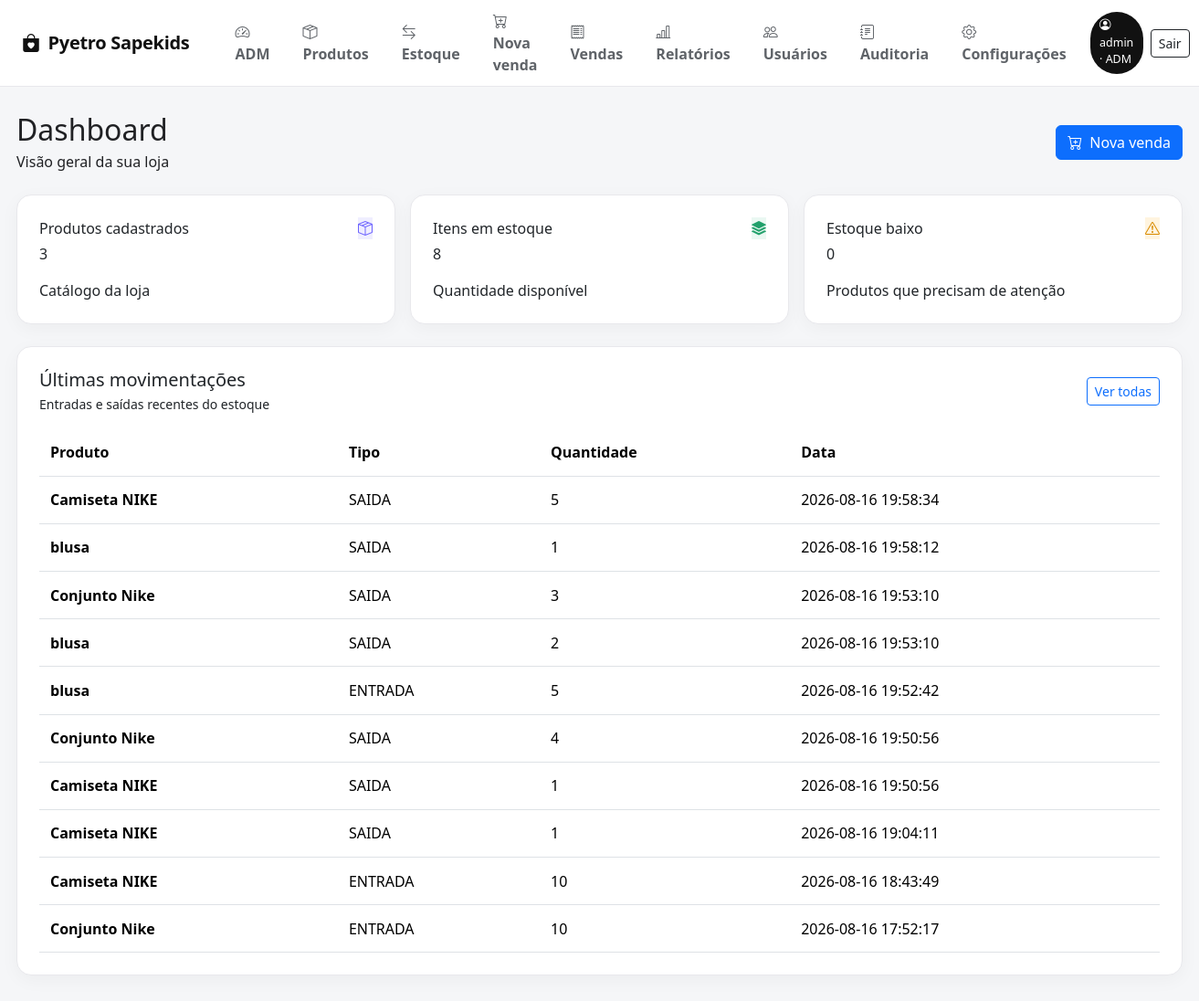
The page / (signed in) on the database its author committed.
### tables this page shows
CREATE TABLE movements (
        id INTEGER PRIMARY KEY AUTOINCREMENT,
        product_id INTEGER NOT NULL,
        type TEXT NOT NULL,
        quantity INTEGER NOT NULL,
        note TEXT,
        created_at TEXT NOT NULL,
        FOREIGN KEY(product_id) REFERENCES products(id)
    );

CREATE TABLE products (
        id INTEGER PRIMARY KEY AUTOINCREMENT,
        name TEXT NOT NULL,
        category TEXT NOT NULL,
        brand TEXT,
        color TEXT,
        size TEXT,
        price REAL NOT NULL DEFAULT 0,
        stock INTEGER NOT NULL DEFAULT 0,
        min_stock INTEGER NOT NULL DEFAULT 0,
        created_at TEXT NOT NULL
    );

### app.py (the view)
@app.route("/")
@login_required
def dashboard():
    conn = db()
    total_products = conn.execute(
        "SELECT COUNT(*) c FROM products"
    ).fetchone()["c"]
    total_stock = conn.execute(
        "SELECT COALESCE(SUM(stock), 0) s FROM products"
    ).fetchone()["s"]
    low_stock = conn.execute(
        "SELECT COUNT(*) c FROM products WHERE stock <= min_stock"
    ).fetchone()["c"]
    movements = conn.execute("""
        SELECT m.*, p.name
        FROM movements m
        JOIN products p ON p.id = m.product_id
        ORDER BY m.id DESC
        LIMIT 10
    """).fetchall()
    conn.close()
    return render_template(
        "dashboard.html",
        total_products=total_products,
        total_stock=total_stock,
        low_stock=low_stock,
        movements=movements
    )

### app.py (called while the page is built, shortened)
def db():
    conn = sqlite3.connect(DB)
    conn.row_factory = sqlite3.Row
    return DBWrapper(conn, postgres=False)

def login_required(fn):
    @wraps(fn)
    def wrapper(*args, **kwargs):
        if "user_id" not in session:
            return redirect(url_for("login"))
        return fn(*args, **kwargs)
    return wrapper

@app.context_processor
def inject_user_context():
    return {
        "current_username": session.get("username", ""),
        "current_role": session.get("role", "operator"),
        "is_admin": session.get("role") == "admin",
    }

    def _sql(self, sql):
        if self.postgres:
            return sql.replace("?", "%s")
        return sql

    def execute(self, sql, params=None):
        return self._conn.execute(self._sql(sql), params or ())

    def close(self):
        return self._conn.close()

### templates/dashboard.html (shortened to what this page needs)
{% extends "base.html" %}
{% block content %}
<div class="d-flex flex-column flex-md-row justify-content-between align-items-md-center gap-2 mb-4">
  <div>
    <h1 class="page-title h2 mb-1">Dashboard</h1>
    <div class="page-subtitle">Visão geral da sua loja</div>
  </div>
  <a class="btn btn-primary" href="{{ url_for('new_sale') }}"><i class="bi bi-cart-plus me-1"></i> Nova venda</a>
</div>
<div class="row g-3 mb-4">
  <div class="col-md-4">
    <div class="card metric-card p-4 h-100">
      <div class="d-flex justify-content-between align-items-start">
        <div><div class="metric-label">Produtos cadastrados</div><div class="metric-value mt-1">{{ total_products }}</div></div>
        <div class="metric-icon" style="background:#efeeff;color:#6c63ff"><i class="bi bi-box-seam"></i></div>
      </div>
      <div class="footer-note mt-3">Catálogo da loja</div><div class="stat-accent" style="background:#6c63ff"></div>
    </div>
  </div>
  <div class="col-md-4">
    <div class="card metric-card p-4 h-100">
      <div class="d-flex justify-content-between align-items-start">
        <div><div class="metric-label">Itens em estoque</div><div class="metric-value mt-1">{{ total_stock }}</div></div>
        <div class="metric-icon" style="background:#eaf8f2;color:#22a06b"><i class="bi bi-stack"></i></div>
      </div>
      <div class="footer-note mt-3">Quantidade disponível</div><div class="stat-accent" style="background:#22a06b"></div>
    </div>
  </div>
  <div class="col-md-4">
    <div class="card metric-card p-4 h-100">
      <div class="d-flex justify-content-between align-items-start">
        <div><div class="metric-label">Estoque baixo</div><div class="metric-value mt-1">{{ low_stock }}</div></div>
        <div class="metric-icon" style="background:#fff4df;color:#d98b00"><i class="bi bi-exclamation-triangle"></i></div>
      </div>
      <div class="footer-note mt-3">Produtos que precisam de atenção</div><div class="stat-accent" style="background:#d98b00"></div>
    </div>
  </div>
</div>
<div class="card p-3 p-lg-4">
  <div class="d-flex flex-column flex-sm-row justify-content-between gap-2 align-items-sm-center">
    <div><h3 class="section-title h5 mb-1">Últimas movimentações</h3><div class="page-subtitle small">Entradas e saídas recentes do estoque</div></div>
    <a class="btn btn-outline-primary btn-sm" href="{{ url_for('movements') }}">Ver todas</a>
  </div>
  <div class="table-responsive mt-3">
    <table class="table table-hover mb-0">
      <thead><tr><th>Produto</th><th>Tipo</th><th>Quantidade</th><th>Data</th></tr></thead>
      <tbody>
      {% for m in movements %}
      <tr>
        <td class="fw-semibold">{{ m.name }}</td>
        <td><span class="badge-soft {% if m.type == 'ENTRADA' %}badge-entry{% else %}badge-exit{% endif %}">{{ m.type }}</span></td>
        <td>{{ m.quantity }}</td><td>{{ m.created_at }}</td>
      </tr>
      {% else %}
      <tr><td colspan="4"><div class="empty-state"><i class="bi bi-inbox fs-2 d-block mb-2"></i>Nenhuma movimentação registrada.</div></td></tr>
      {% endfor %}
      </tbody>
    </table>
  </div>
</div>
{% endblock %}

### templates/base.html (shortened to what this page needs)
<!doctype html>
<html lang="pt-BR">
<head>
  <link href="https://cdn.jsdelivr.net/npm/bootstrap@5.3.3/dist/css/bootstrap.min.css" rel="stylesheet">
  <link href="https://cdn.jsdelivr.net/npm/bootstrap-icons@1.11.3/font/bootstrap-icons.css" rel="stylesheet">
</head>
<body>
<nav class="topbar navbar navbar-expand-lg">
  <div class="container-fluid px-3 px-lg-4">
    <a class="brand navbar-brand" href="{{ url_for('admin_dashboard') if is_admin else url_for('dashboard') }}">
      <i class="bi bi-bag-heart-fill me-1"></i> Pyetro Sapekids
    </a>
    <div class="nav-scroll d-flex align-items-center ms-lg-3 flex-grow-1">
      {% if is_admin %}
        <a class="nav-link px-3" href="{{ url_for('admin_dashboard') }}"><i class="bi bi-speedometer2 me-1"></i> ADM</a>
        <a class="nav-link px-3" href="{{ url_for('products') }}"><i class="bi bi-box-seam me-1"></i> Produtos</a>
        <a class="nav-link px-3" href="{{ url_for('movements') }}"><i class="bi bi-arrow-left-right me-1"></i> Estoque</a>
        <a class="nav-link px-3" href="{{ url_for('new_sale') }}"><i class="bi bi-cart-plus me-1"></i> Nova venda</a>
        <a class="nav-link px-3" href="{{ url_for('sales') }}"><i class="bi bi-receipt me-1"></i> Vendas</a>
        <a class="nav-link px-3" href="{{ url_for('reports') }}"><i class="bi bi-bar-chart-line me-1"></i> Relatórios</a>
        <a class="nav-link px-3" href="{{ url_for('admin_users') }}"><i class="bi bi-people me-1"></i> Usuários</a>
        <a class="nav-link px-3" href="{{ url_for('admin_audit') }}"><i class="bi bi-journal-text me-1"></i> Auditoria</a>
        <span class="nav-link px-3 text-secondary"><i class="bi bi-gear me-1"></i> Configurações</span>
      {% endif %}
    </div>
    <div class="d-flex align-items-center gap-2 ms-2">
      <span class="role-pill"><i class="bi bi-person-circle me-1"></i>{{ current_username }} · {{ 'ADM' if is_admin else 'Operador' }}</span>
      <a class="btn btn-sm btn-outline-dark" href="{{ url_for('logout') }}">Sair</a>
    </div>
  </div>
</nav>
<main class="page">
  {% block content %}{% endblock %}
</main>
</body>
</html>

### templates/base.html (style rules this page uses)
:root { --brand:#171717;--bg:#f5f6f8;--border:#e8e8ec }
body { background:var(--bg);color:#202124 }
.topbar { background:#fff;border-bottom:1px solid var(--border);position:sticky;top:0;z-index:1000 }
.brand { font-weight:800;color:#111;text-decoration:none;letter-spacing:-.3px }
.nav-link { color:#5f6368!important;font-weight:600;border-radius:10px;margin:3px 2px }
.role-pill { font-size:.78rem;padding:.35rem .65rem;border-radius:999px;background:#111;color:#fff }
.page { max-width:1400px;margin:auto;padding:28px 18px 50px }
.card { border:1px solid var(--border);border-radius:16px;box-shadow:0 5px 20px rgba(20,20,20,.04) }
.table>:not(caption)>*>* { padding:.85rem .75rem }

### rows shown on the page
movements: name "Camiseta NIKE", type "SAIDA", quantity "5", created_at "2026-08-16 19:58:34"
movements: name "blusa", type "SAIDA", quantity "1", created_at "2026-08-16 19:58:12"
movements: name "Conjunto Nike", type "SAIDA", quantity "3", created_at "2026-08-16 19:53:10"
movements: name "blusa", type "SAIDA", quantity "2", created_at "2026-08-16 19:53:10"
movements: name "blusa", type "ENTRADA", quantity "5", created_at "2026-08-16 19:52:42"
movements: name "Conjunto Nike", type "SAIDA", quantity "4", created_at "2026-08-16 19:50:56"
movements: name "Camiseta NIKE", type "SAIDA", quantity "1", created_at "2026-08-16 19:50:56"
movements: name "Camiseta NIKE", type "SAIDA", quantity "1", created_at "2026-08-16 19:04:11"
movements: name "Camiseta NIKE", type "ENTRADA", quantity "10", created_at "2026-08-16 18:43:49"
movements: name "Conjunto Nike", type "ENTRADA", quantity "10", created_at "2026-08-16 17:52:17"

### other values the page prints
{{ current_username }} "admin"
{{ 'ADM' if is_admin else 'Operador' }} "ADM"
{{ total_products }} "3"
{{ total_stock }} "8"
{{ low_stock }} "0"
